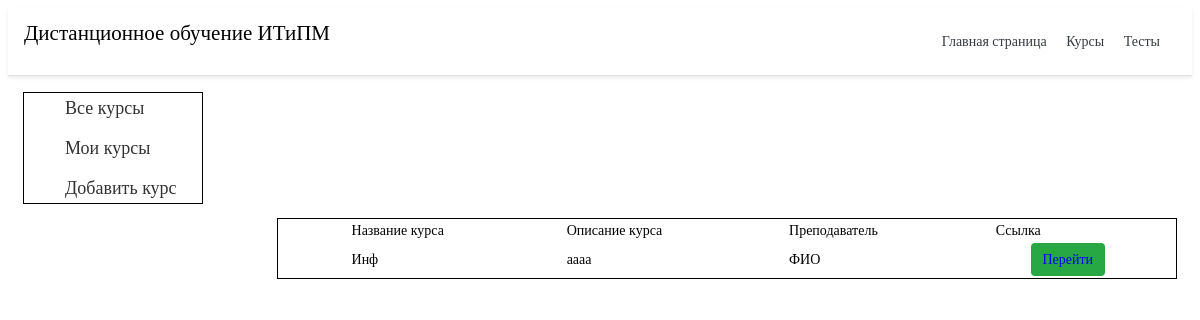
/course/, run on an earlier commit of the app's database.
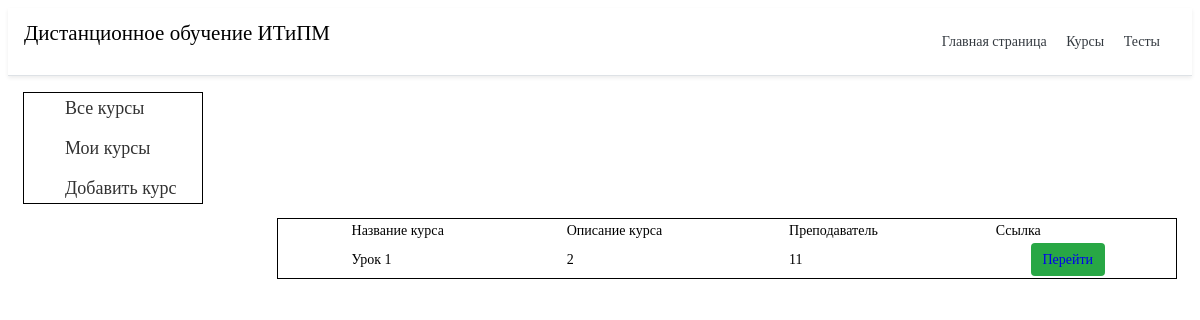
And on a later commit of the database.
### cours/models.py (models this page shows, shortened)
class CoueseTable(models.Model):
    title = models.CharField('Название курса', max_length=75)
    task = models.TextField('Описание курса', max_length=250)
    teache = models.CharField('Преподаватель', max_length=50)
    users = models.ManyToManyField(User)
    class Meta:
        verbose_name = 'Курс'
        verbose_name_plural = 'Курсы'

### cours/views.py (the view)
# urls.py: path('', views.cour, name='kurs'),
def cour(request):
    ku = CoueseTable.objects.order_by('id')
    return render(request, 'cours/cours_home.html', {'ku': ku})

### cours/templates/cours/cours_home.html (shortened to what this page needs)
{% extends 'main/base.html' %}
{% block content %}
<div class="menu_gl">
	<ul class="menu">
		<li><a class="cours_menu_a" href="#">Все курсы</a></li>
		<li><a href="#">Мои курсы</a></li>
		<li><a href="{% url 'adk' %}">Добавить курс</a></li>
	</ul>
</div>
{% if ku%}
{% for el in ku %}
<table>
	<tr>
		<table class="iksweb">
			<tbody>
				<tr>
					<td class="table_na">Название курса</td>
					<td class="table_na">Описание курса</td>
					<td class="table_na">Преподаватель</td>
					<td class="table_na">Ссылка</td>
				</tr>
				<tr>
					<td class="table_na">{{ el.title }}</td>
					<td class="table_na">{{ el.task }}</td>
					<td class="table_na">{{ el.teache }}</td>
					<td class="table_na">
					<td class="btn btn-success"><a href="{% url 'datail' el.id %}">Перейти</a>
						</button></td>
				</tr>
			</tbody>
		</table>
	</tr>
</table>
{%endfor%}
{% else %}
<p>Вы не добавили курсов</p>
{%endif%}
{% endblock %}

### main/templates/main/base.html (shortened to what this page needs)
<!doctype html>
<html lang="ru">
<head>
  {% load static %}
  <link rel="stylesheet" href="{% static 'main/css/style.css' %}">
</head>
<body>
  <div class="d-flex flex-column flex-md-row align-items-center p-3 px-md-4 mb-3 bg-white border-bottom shadow-sm">
    <h2 class="my-0 mr-md-auto font-weight-normal title_name">
      <ya-tr-span data-index="0-0" data-value="Company name" data-translation="Название компании" data-type="trSpan">
        Дистанционное обучение ИТиПМ</ya-tr-span>
    </h2>
    <nav class="my-2 my-md-0 mr-md-3">
      <a class="p-2 text-dark" href="{% url 'ho' %}">Главная страница</a>
      <a class="p-2 text-dark" href="{% url 'kurs' %}">Курсы</a>
      <a class="p-2 text-dark" href="{% url 'test_home' %}" >Тесты</a>
    </nav>
  </div>
  <div class="container">
    {% block content %}
    {% endblock %}</div>
</body>
</html>

### main/static/main/css/style.css (style rules this page uses)
a { text-decoration: none; display: inline-block; }
.container { max-width: 1170px; margin: 0 auto; padding: 0 15px; }
body { font-family: 'PT Serif', serif; font-weight: 400; font-size: 14px; line-height: 18px; color: #000; background-color: #fff; }
.d-flex { display: -ms-flexbox!important; display: flex!important }
.align-items-center { -ms-flex-align: center!important; align-items: center!important }
.p-3 { padding: 1rem!important }
.pr-md-4, .px-md-4 { padding-right: 1.5rem!important }
.mb-3, .my-3 { margin-bottom: 1rem!important }
.bg-white { background-color: #fff!important }
.border-bottom { border-bottom: 1px solid #dee2e6!important }
.shadow-sm { box-shadow: 0 .125rem .25rem rgba(0, 0, 0, .075)!important }
.mt-0, .my-0 { margin-top: 0!important }
.mr-md-auto, .mx-md-auto { margin-right: auto!important }
.p-2 { padding: .5rem!important }
.text-dark { color: #343a40!important }
.btn { display: inline-block; color: #212529; text-align: center; -webkit-user-select: none; -moz-user-select: none; -ms-user-select: none; padding: .375rem .75rem; line-height: 1.5; border-radius: .25rem; transition: color .15s ease-in-out, background-color .15s ease-in-out, border-color .15s ease-in-out, box-shadow .15s ease-in-out; padding-left: 18px; }
.btn-success { color: #fff; background-color: #28a745; border-color: #28a745 }
.font-weight-normal { font-weight: 400!important }
.menu { border: 1px solid #000; max-width: 150px; }
.iksweb { border: 1px solid #000; max-width: 100%; float: right; width: 900px; }
.iksweb td { padding-left: 8%; }
.menu li { display: inline-block; }
.menu a { color: #323232; font-size: 18px; line-height: 28px; border: 1px solid transparent; transition: ALL .3s; }
.menu li+li { padding-top: 10px; }
.menu_gl { width: 180px; }

What changed in the data, as far as the page shows it:
removed CoueseTable: title "Инф", task "аааа", teache "ФИО"
added CoueseTable: title "Урок 1", task "2", teache "11"
